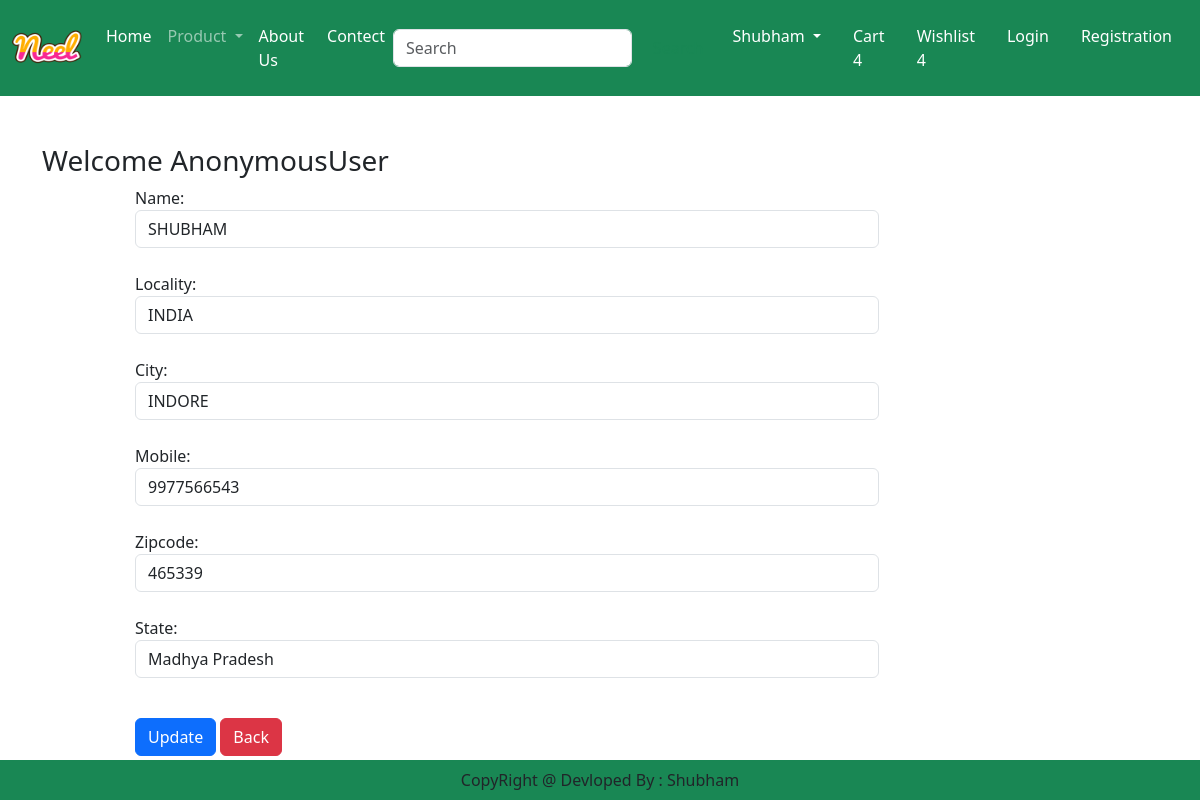
The app's page /updateaddress/1, older data.
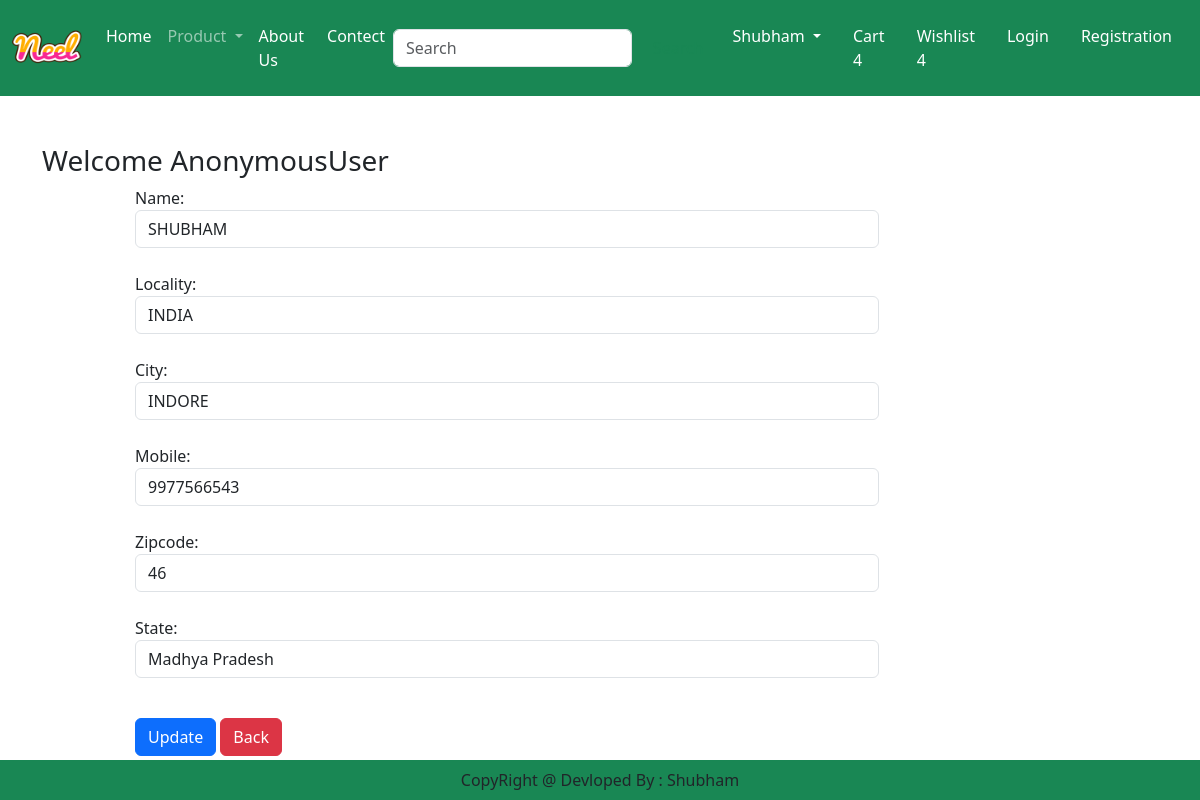
The same page, newer data.
### app/models.py (models this page shows, shortened)
class Customer(models.Model):
    user = models.ForeignKey(User, on_delete=models.CASCADE)
    name = models.CharField(max_length=100)
    locality = models.CharField(max_length=100)
    city = models.CharField(max_length=50)
    mobile= models.IntegerField(default=0)
    zipcode = models.IntegerField()
    state = models.CharField(choices=STATE_CHOICES,max_length=50)

### app/views.py (the view, shortened to what this page needs)
# urls.py: path('updateaddress/<int:pk>', views.updateAddress.as_view(), name="updateAddress"),
class updateAddress(View):
    def get(self,request,pk):
        add = Customer.objects.get(pk=pk)
        form = CustomerProfileForm(instance=add)
        return render(request,'app/updateAddress.html',locals())

### app/forms.py
class CustomerProfileForm(forms.ModelForm):
    class Meta:
        model = Customer
        fields = ['name','locality','city','mobile','zipcode','state']
        widgets = {
            'name':forms.TextInput(attrs={'class':'form-control'}),
            'locality':forms.TextInput(attrs={'class':'form-control'}),
            'city':forms.TextInput(attrs={'class':'form-control'}),
            'mobile':forms.NumberInput(attrs={'class':'form-control'}),
            'zipcode':forms.NumberInput(attrs={'class':'form-control'}),
            'state':forms.Select(attrs={'class':'form-control'}),
        }

### app/templates/app/updateAddress.html (shortened to what this page needs)
{% extends "app/base.html" %}
{% load static %}
{% block main-content %}
<div class="container my-5">
  <div class="row">
    <h3>Welcome <span class="text-capitalize">{{request.user}}</span></h3>
   </div>
    <div class="col-sm-8 offset-sm-1">
        <form action="" method="post">
            {% for fm in form %}
                {{fm.label_tag}} {{fm}} <small class="text-danger">{{fm.errors|striptags}}</small>
                <br>
            {% endfor %}
            <div class="col-12 mt-3">
                <button type="submit" class="btn btn-primary">Update</button>
                <a href="{% url 'address' %}" type="button" class="btn btn-danger">Back</a>
            </div>
        </form>
    </div>
</div>
{% endblock main-content %}

Row changes from the older to the newer data that the page shows:
changed Customer "SHUBHAM": zipcode "465339" → "46"
